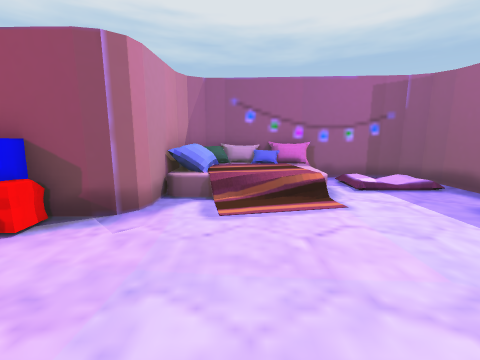
View 1 (above)

13 first-person views from a walk through a scene from a Unity 3-D project. The camera is 1.5 m above the floor, tilts 10° down and sees 90° across. The floor is counted in squares, 1 m on a side. Each view is taken from the middle of a square. On the plan, view 1 faces up. The plan holds only what a view shows up to about 13 squares ahead; the rest is blank. The place goes on beyond the plan. The player character is not drawn. Some animated figures are left out.

View 2
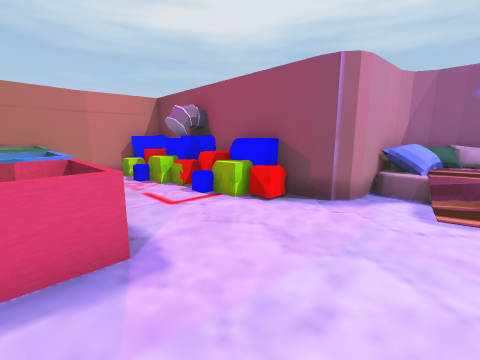

View 3
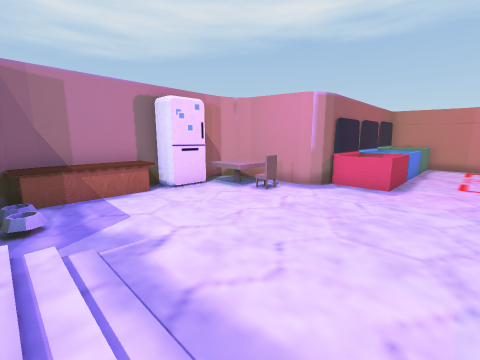

View 4
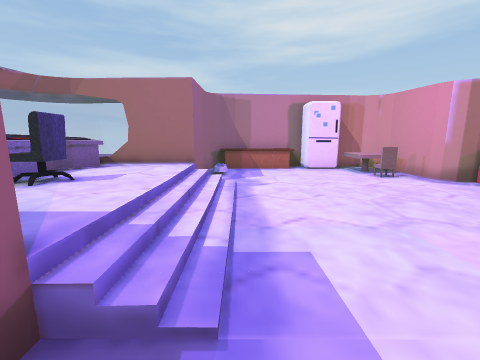

View 5
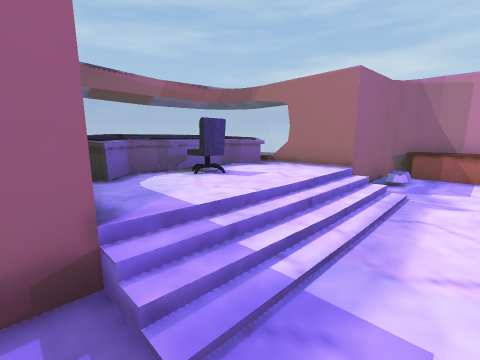

View 6
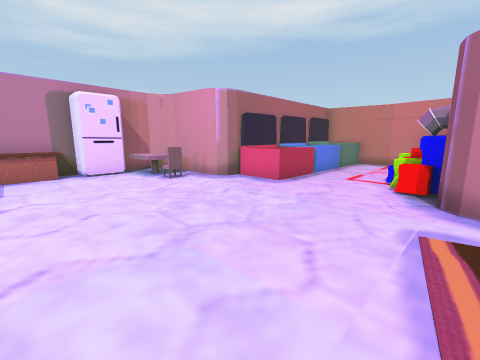

View 7
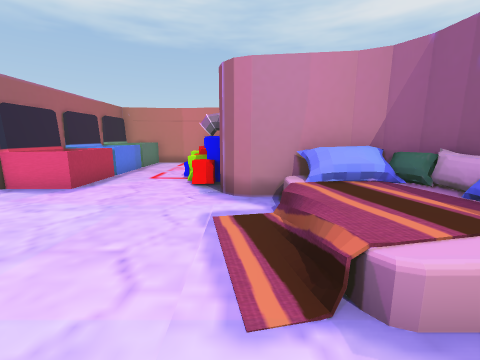

View 8
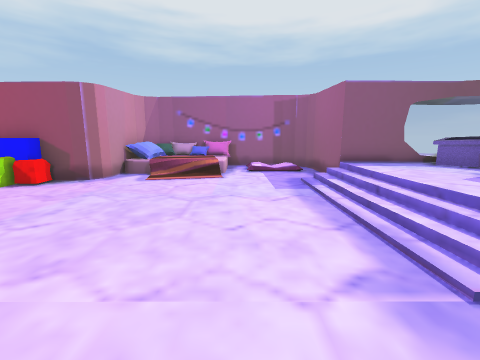

View 9
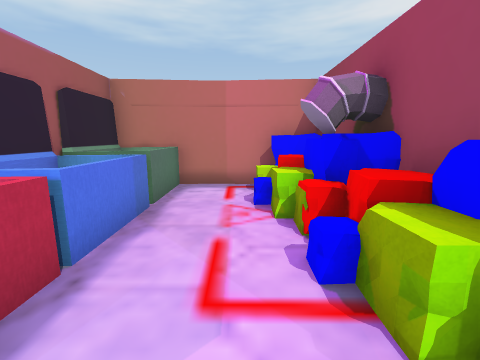

View 10
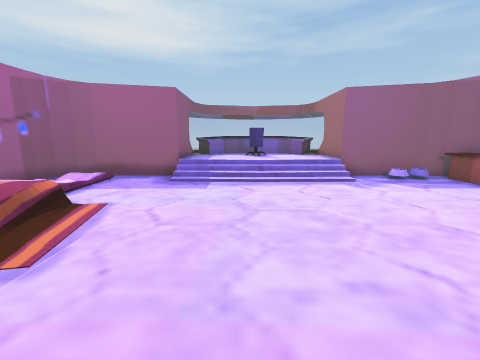

View 11
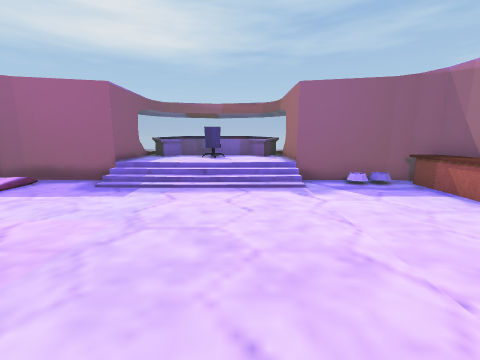

View 12
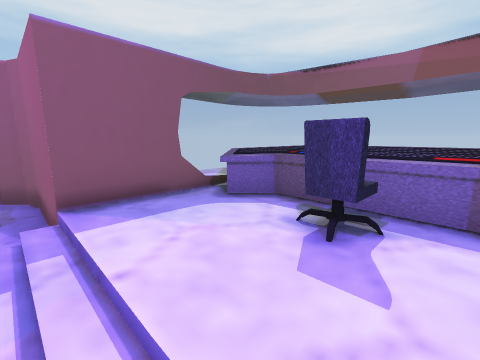

View 13
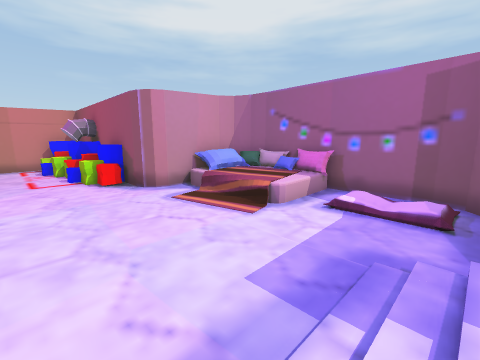

### Floor plan
Key: @ floor where view 1 was taken; # wall or solid block; . main floor; : floor 0.25 m higher than the main floor; + floor 0.75 m higher than the main floor; / step, stairs or slope; = window, fence, low wall or low ledge; ^ raised ledge; O other object.
Columns run from 11 left of view 1 to 11 right of it. Each row starts with its distance up from view 1.
  9          ##OOO#####
  8          #OOOO.  /#
  7          #OOOO.///#
  6          #OOOO....#
  5    OO#O###........###==
  4 OOOOOOOO........./++OO
  3 #OOOOOO........../+++OO
  2 #.O............../+++OO
  1 #...............//++OOO
  0 #OOOOOOOO..@...../+++OO
 -1 #:OO:OO:O......../++OO
 -2 ##O##OO##......../###O=
 -3         ##O.......#
 -4          #^^.....O#
 -5          #^^......#
 -6          #^OOO^^^##
 -7           ########

Positions as (right, up) in squares from view 1, and headings:
1: (0, 0), facing up
2: (0, -1), facing up-left
3: (6, 2), facing down-left
4: (5, 6), facing down
5: (4, 5), facing down-right
6: (4, 5), facing down-left
7: (4, 5), facing left
8: (3, -4), facing up
9: (-3, 2), facing left
10: (-3, 2), facing right
11: (-2, 0), facing right
12: (6, 0), facing up-right
13: (6, 1), facing up-left
